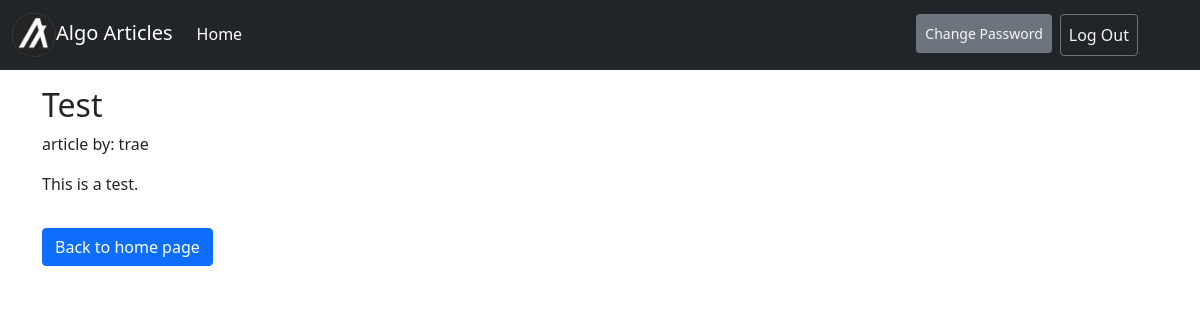
The app's page /article/1/ (signed in) with its own data.
### pages/models.py (models this page shows, shortened)
class Article(models.Model):
    title = models.CharField(max_length=200)
    author = models.ForeignKey("accounts.CustomUser", on_delete=models.CASCADE)
    body = models.TextField()

### accounts/models.py (models this page shows)
class CustomUser(AbstractUser):
    age = models.PositiveIntegerField(null=True, blank=True)

### pages/views.py (the view)
# urls.py: path('article/<int:pk>/', ArticleDetailView.as_view(), name="article_detail"),
class ArticleDetailView(DetailView):
    model = Article
    template_name = "article_detail.html"

### templates/article_detail.html
{% extends 'base.html' %}
{% block content %}
<div class="article-entry">
    <h2>{{ article.title }}</h2>
    <p>article by: {{ article.author }}</p>
    <p>{{ article.body }}</p>
    {% if user == article.author %}
    <a href="{% url 'article_edit' article.pk %}" class="btn btn-primary mt-3">+ Edit Article</a>
    <a href="{% url 'article_delete' article.pk %}" class="btn btn-primary ms-3 mt-3">- Delete Article</a>
    <a href="{% url 'home' %}" class="btn btn-danger ms-3 mt-3">Back</a>
    {% else %}
    <a href="{% url 'home' %}" class="btn btn-primary mt-3">Back to home page</a>
    {% endif %}
</div>
{% endblock content %}

### records on screen
Article: title "Test", author "trae", body "This is a test."
